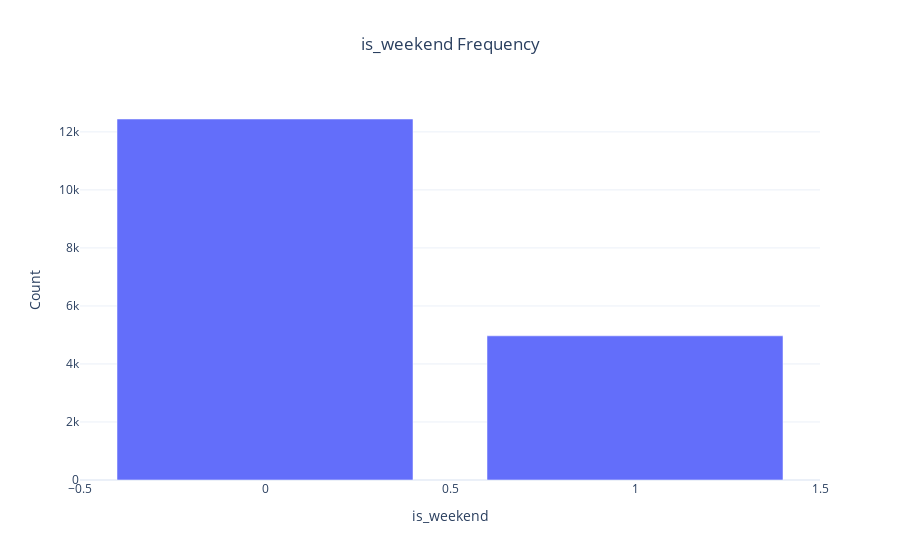

Notebook source saved alongside this figure:
### Code cell
import pandas as pd
import plotly.express as px

# Adım 1: 'season' sütunundaki değerlerin frekanslarını hesaplayıp sıralı bir DataFrame oluşturma
season_counts = (
    data['is_weekend']
    .value_counts()                      # Frekansları hesapla
    .rename_axis('is_weekend')               # Index'e 'Season' adını ver
    .reset_index(name='Count')           # Index'i sütuna çevir ve frekansı 'Count' adıyla sakla
    .sort_values('Count', ascending=False)  # 'Count' sütununa göre azalan sırada sıralama
)

# Adım 2: Plotly Express kullanarak bar grafiğini oluşturma
fig = px.bar(
    season_counts,
    x='is_weekend',
    y='Count',
    title='is_weekend Frequency',
    labels={'is_weekend': 'is_weekend', 'Count': 'Count'},
    category_orders={'is_weekend': season_counts['is_weekend'].tolist()},  # X ekseninde doğru sıralama
    template='plotly_white'  # Temiz ve modern bir tema
)

# Adım 3: Grafik düzenlemeleri (başlık, eksen isimleri vb.)
fig.update_layout(
    xaxis_title='is_weekend',
    yaxis_title='Count',
    title={'x': 0.5, 'xanchor': 'center'}  # Başlığı ortalamak için
)

print(season_counts)
     
# Adım 4: Grafiği gösterme
fig.show()

### Figure 1 — Plotly figure (JSON) as saved in the notebook; plotly's stock layout.template omitted (floating-point values rounded to 4 significant figures)
{"data": [{"alignmentgroup": "True", "hovertemplate": "is_weekend=%{x}<br>Count=%{y}<extra></extra>", "legendgroup": "", "marker": {"color": "#636efa", "pattern": {"shape": ""}}, "name": "", "offsetgroup": "", "orientation": "v", "showlegend": false, "textposition": "auto", "type": "bar", "x": [0, 1], "xaxis": "x", "y": [12444, 4970], "yaxis": "y"}], "layout": {"barmode": "relative", "legend": {"tracegroupgap": 0}, "title": {"text": "is_weekend Frequency", "x": 0.5, "xanchor": "center"}, "xaxis": {"anchor": "y", "categoryarray": [0, 1], "categoryorder": "array", "domain": [0, 1], "title": {"text": "is_weekend"}}, "yaxis": {"anchor": "x", "domain": [0, 1], "title": {"text": "Count"}}}}
